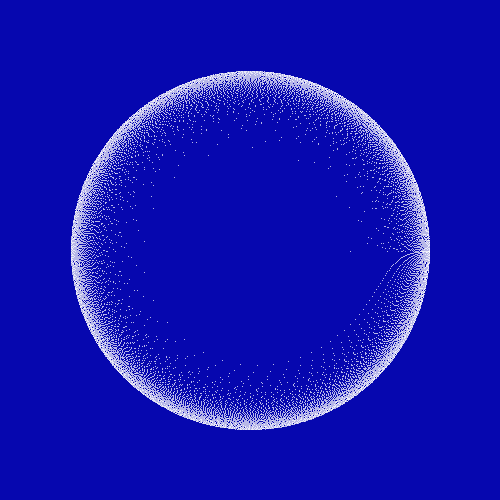
Frame 1 (no input)
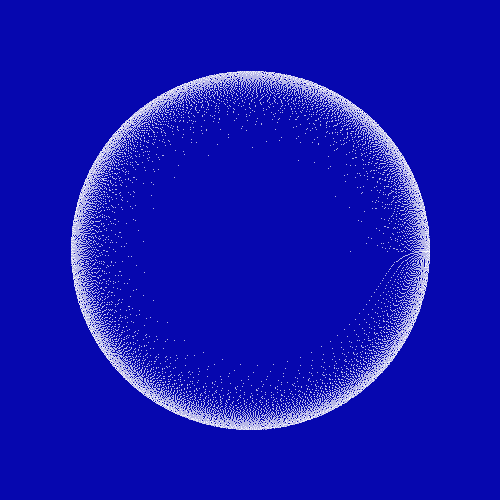
Frame 60 (the mouse pressed at the canvas centre just before this capture)
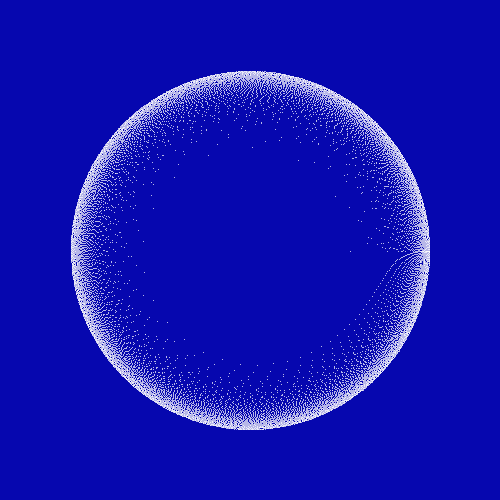
Frame 120 (the mouse held since frame 60 and released just before this capture)

The Processing sketch that drew these frames (run headless with seeded random() and noise(); from frame 60 on, the mouse is pressed at the canvas centre):

// Processing sketch: sketch_19122017
// ── sketch_19122017.pde
Circle[] circle = new Circle[80];

void setup(){
  size(500,500);
  smooth();
  stroke(255);
  for(int i = 0; i < circle.length; i++){
    circle[i] = new Circle(i, i);
  }
}


void draw(){
  background(6,7,175);
  translate(width/2, height/2);
  for(int i = 0; i < circle.length; i++){
    circle[i].display();
  }
}
// ── Circle.pde
class Circle{
  int num;
  int R;
  float t;
  Circle(int _num, int _R){
    R = _R;
    num = _num;
  }
  
  void display(){
    float total = pow(1.1,num);
    for(int i = 1; i <= total; i++){
      t += i * 0.01;
      float n = noise(t);
      float angle = map(i, 0, total, 0, TWO_PI+0.01);
      float x = (R + 100) * cos(angle) + n;
      float y = (R + 100) * sin(angle) + n;
      point(x,y);
    }
  }
}
